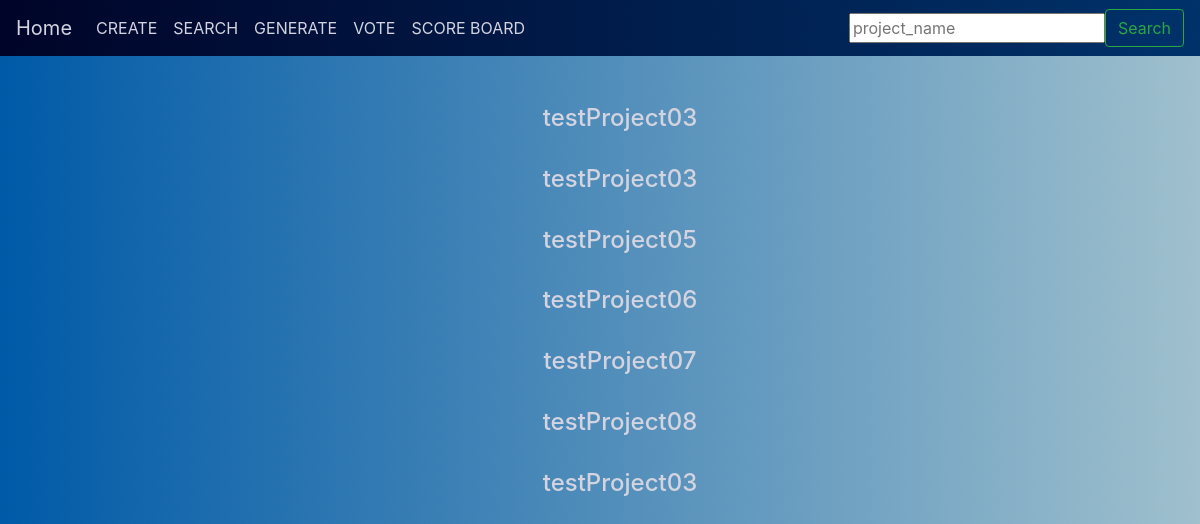
/projects/, run on the app's committed database.
### projects/models.py (models this page shows, shortened)
class Projects(models.Model):
    project_name = models.CharField(max_length=30)
    project_summary = models.CharField(max_length=200)
    project_link = models.CharField(max_length=200)
    project_backendLanguage = models.CharField(max_length=30)

### projects/views.py (the view, shortened to what this page needs)
# urls.py: path('', views.index, name='index'),
def index(request):
    if request.method == 'GET':
        latest_project_list = Projects.objects.raw(
            'SELECT* FROM projects_projects')
        template = loader.get_template('projects/index.html')
        context = {
            'latest_project_list': latest_project_list
        }
        return HttpResponse(template.render(context, request))

### projects/templates/projects/index.html
{% include "./partials/header.html" %}
<div class="container">
    {% if latest_project_list %}
    <ul>
        {% for project in latest_project_list %}
        <h4><a href="{% url 'projects:detail' project.id %}">{{ project.project_name}}</a></h4><br>
        {% endfor %}
    </ul>
    {% else %}
    <p>No projects are available.</p>
    {% endif %}
</div>
{% include "./partials/footer.html" %}

### projects/static/projects/style.css (style rules this page uses)
html { height: 100%; }
body { background-image: url("/static/projects/art/1.jpg") ; color: rgb(211, 212, 223); height: 100%; position: relative; text-align: center; }
a { color: rgb(211, 212, 223); }
.container { margin-top: 3em; }

### data on the page
Projects: project_name "testProject03"
Projects: project_name "testProject03"
Projects: project_name "testProject05"
Projects: project_name "testProject06"
Projects: project_name "testProject07"
Projects: project_name "testProject08"
Projects: project_name "testProject03"
